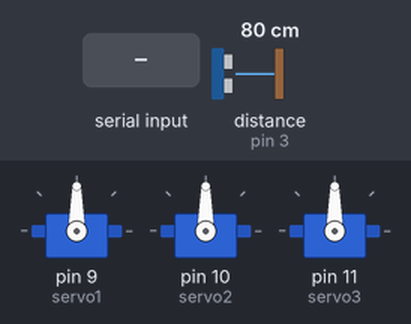
The sketch below on a simulated Arduino Uno, built with avr-gcc and run on an emulated ATmega328P. Shown: 3 × servo. Wiring (inferred from the names in the program): ultrasonic range finder: trigger pin 2; echo pin 3. The test bench sets the inputs (shaded band); at power-on: distance to the obstacle (sensor on pin 3) 80 cm. The echo pulse lasts 58.3 µs per cm; what the sketch prints to the serial monitor is not drawn.

Above: at 1.2 s.
1.3 s: "90,45,200\n" received over Serial
At 2.7 s:
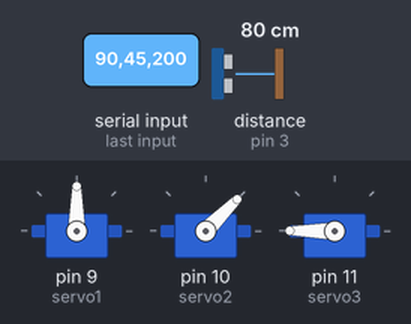
3.0 s: "30,150,10\n" received over Serial
At 4.1 s:
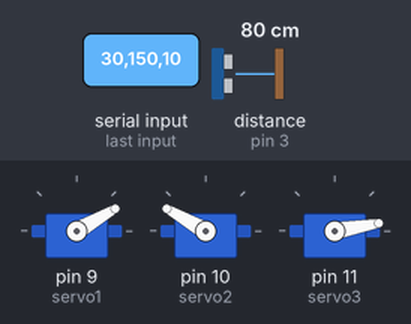
4.7 s: "90,45\n" received over Serial
At 5.8 s:
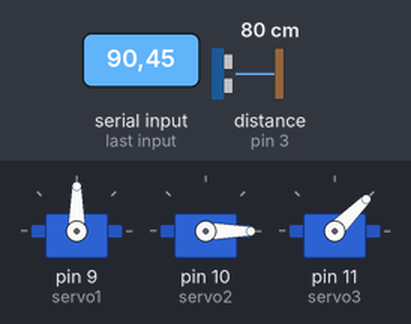
6.3 s: "30,150\n" received over Serial
At 7.4 s:
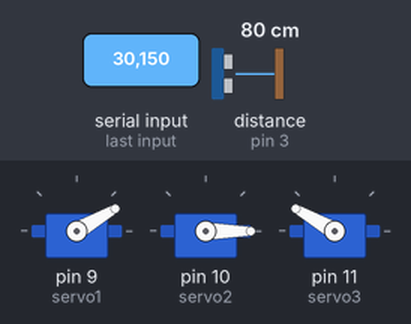
7.9 s: "1,90\n" received over Serial
At 8.7 s:
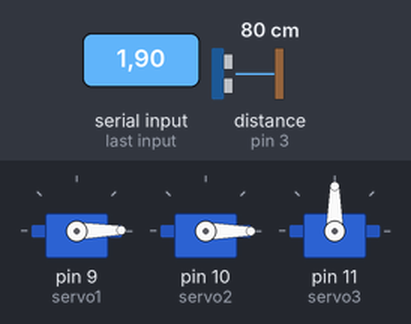
9.4 s: "1,90,45\n" received over Serial
At 9.9 s:
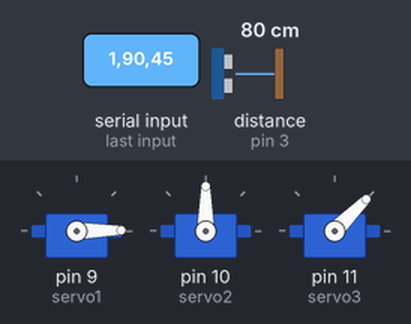
Timing chart, 0 to 12.0 s (numbered marks = the images above; inputs shaded):
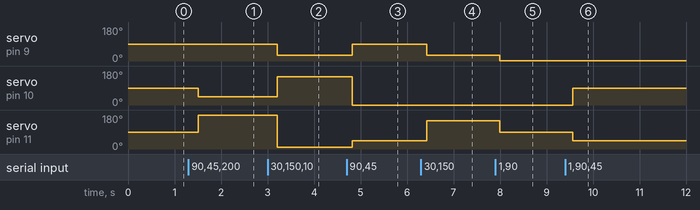

The sketch:

Recibiendo_Datos_de_Python.ino
```cpp
#include <Servo.h>

Servo servo1;
Servo servo2;
Servo servo3;

String receivedData = "";  // Variable para almacenar los datos recibidos

const int pinTrigger = 2;  //Variable que contiene el número del pin al cual conectamos la señal "trigger"
const int pinEcho = 3;   //Variable que contiene el número del pin al cual conectamos la señal "echo"

void setup() {
  Serial.begin(9600);
  servo1.attach(9);
  servo2.attach(10);
  servo3.attach(11);

  pinMode(pinTrigger, OUTPUT); //Configuramoms el pin de "trigger" como salida
  pinMode(pinEcho, INPUT);  //Configuramoms el pin de "echo" como entrada
  digitalWrite(pinTrigger, LOW);//Ponemos en voltaje bajo(0V) el pin de "trigger"
}

void loop() {
  if (Serial.available()) {
    char c = Serial.read();

    if (c == '\n') {
      processMessage();
      receivedData = "";  // Reinicia la variable para el siguiente mensaje
    } else {
      receivedData += c;  // Agrega el carácter al mensaje recibido
    }
  }

  unsigned long t; //Variable de tipo unsigned long que contendrá el tiempo que le toma a la señal ir y regresar
  float d; //Variable de tipo float que contendrá la distancia en cm

  digitalWrite(pinTrigger, HIGH);//Ponemos en voltaje alto(5V) el pin de "trigger"
  delayMicroseconds(10);//Esperamos en esta línea para conseguir un pulso de 10us
  digitalWrite(pinTrigger, LOW);//Ponemos en voltaje bajo(0V) el pin de "trigger"

  t = pulseIn(pinEcho, HIGH);         //Utilizamos la función  pulseIn() para medir el tiempo del pulso/echo
  d = t * 0.000001 * 34300.0 / 2.0; //Obtenemos la distancia considerando que la señal recorre dos veces la distancia a medir y que la velocidad del sonido es 343m/s

  Serial.print("Distancia: ");
  Serial.print(d);
  Serial.print("cm");
  Serial.println();
  delay(10);
}

void processMessage() {
  receivedData.trim();  // Elimina espacios en blanco al inicio y al final

  if (receivedData.length() > 0) {
    int pos1 = receivedData.indexOf(',');
    int pos2 = receivedData.lastIndexOf(',');

    if (pos1 != -1 && pos2 != -1) {
      int val1 = receivedData.substring(0, pos1).toInt();
      int val2 = receivedData.substring(pos1 + 1, pos2).toInt();
      int val3 = receivedData.substring(pos2 + 1).toInt();

      servo1.write(val1);
      servo2.write(val2);
      servo3.write(val3);

      Serial.print(val1);
      Serial.print(';');
      Serial.print(val2);
      Serial.print(';');
      Serial.println(val3);
    }
  }
}
```

Measured:
- after the input at 1.3 s, servo on pin 10 (servo2): 90° → 45° after 0.21 s; servo on pin 11 (servo3): 90° → 180° after 0.21 s
- after the input at 3.0 s, servo on pin 9 (servo1): 90° → 30° after 0.20 s; servo on pin 10 (servo2): 45° → 150° after 0.21 s; servo on pin 11 (servo3): 180° → 10° after 0.21 s
- after the input at 4.7 s, servo on pin 9 (servo1): 30° → 90° after 0.12 s; servo on pin 10 (servo2): 150° → 0° after 0.12 s; servo on pin 11 (servo3): 10° → 45° after 0.12 s
- after the input at 6.3 s, servo on pin 9 (servo1): 90° → 30° after 0.13 s; servo on pin 11 (servo3): 45° → 150° after 0.13 s
- after the input at 7.9 s, servo on pin 9 (servo1): 30° → 1° after 0.10 s; servo on pin 11 (servo3): 150° → 90° after 0.10 s
- after the input at 9.4 s, servo on pin 10 (servo2): 0° → 90° after 0.17 s; servo on pin 11 (servo3): 90° → 45° after 0.17 s
